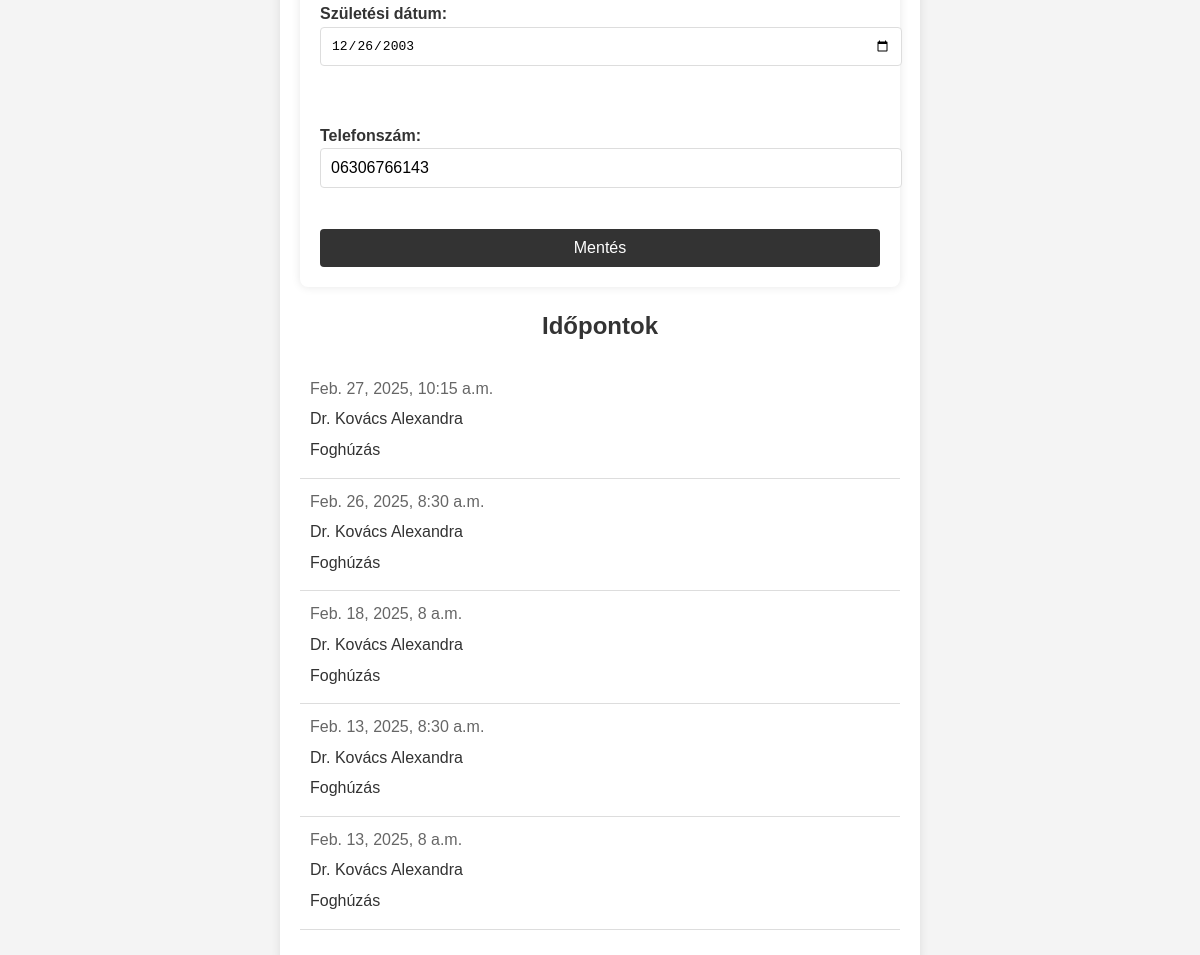
Page /profile/ (signed in, middle part) on the earlier database version.
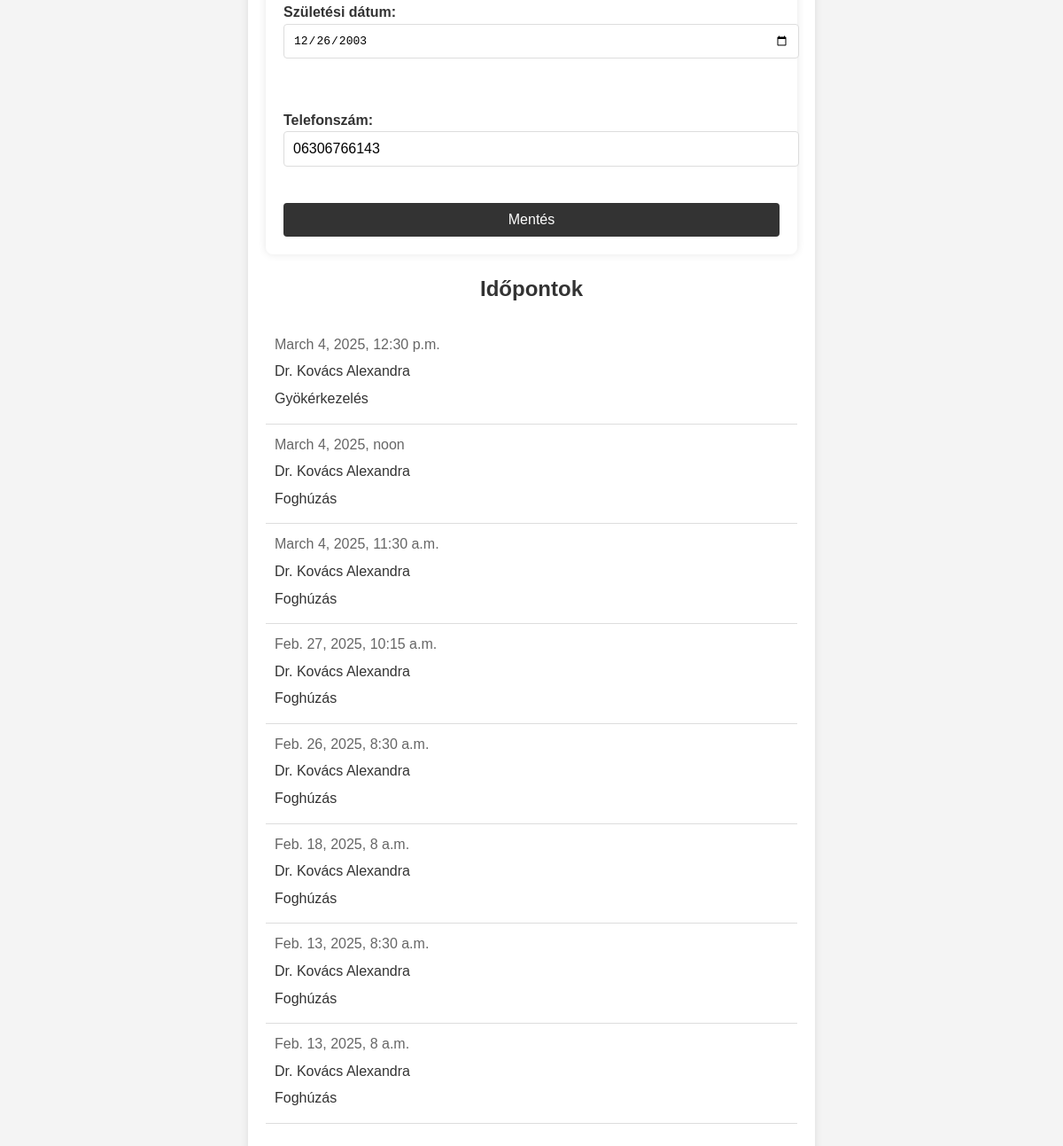
Same page on the later database version.
### rendeloweboldal/models.py (models this page shows, shortened)
class Patient(models.Model):
    id = models.CharField(max_length=64, primary_key=True)  # same as RendeloUser.id
    name = models.CharField(max_length=255)  # FHIR 'name' field
    gender = models.CharField(max_length=10, choices=[('male', 'Male'), ('female', 'Female')])
    birthDate = models.DateField(null=True, blank=True)  # FHIR 'birthDate' field
    telecom = models.CharField(max_length=255, null=True, blank=True)  # FHIR 'telecom' field for contact details

class Appointment(models.Model):
    id = models.UUIDField(primary_key=True, default=uuid4, editable=False)  # FHIR resource identifier
    patient = models.CharField(max_length=64, null=True, blank=True)  # Az időpontot foglaló páciens azonosítója
    practitioner = models.ForeignKey(Doctor, on_delete=models.CASCADE)  # Link to Practitioner resource
    treatment = models.ForeignKey(Treatment, on_delete=models.SET_NULL, null=True, blank=True)  # Link to Treatment
    start = models.DateTimeField()  # Kezdési időpont
    end = models.DateTimeField()  # Befejezési időpont
    status = models.CharField(max_length=64, null=True, blank=True)  # Időpont státusza (pl. foglalt, elérhető)
    custom_description = models.TextField(null=True, blank=True)  # Egyéb információk

class Doctor(models.Model):
    id = models.CharField(max_length=64, primary_key=True)  # FHIR resource identifier
    name = models.CharField(max_length=255)
    photo = models.ImageField(upload_to='doctor_pictures/', null=True, blank=True)  # FHIR 'photo' field
    qualification = models.TextField(null=True, blank=True)  # FHIR 'qualification' field

class Treatment(models.Model):
    id = models.UUIDField(primary_key=True, default=uuid4, editable=False)  # FHIR resource identifier
    name = models.CharField(max_length=255)  # FHIR 'name' field
    description = models.TextField()  # FHIR 'description' field
    duration = models.DurationField(null=True, blank=True)  # Kezelés hossza (opcionális)
    price = models.DecimalField(max_digits=10, decimal_places=0)  # Ár

### rendeloweboldal/views.py (the view)
# urls.py: path('profile/', views.profile_view, name='profile'),
@login_required
def profile_view(request):
    user = request.user
    patient_form = None
    doctor_form = None
    if user.is_superuser:
        patient_form = None
    elif user.is_staff:
        doctor = get_object_or_404(Doctor, id=user.id)
        doctor_form = DoctorForm(request.POST or None, request.FILES or None, instance=doctor)
    else:
        try:
            patient = get_object_or_404(Patient, id=user.id)
            patient_form = PatientForm(request.POST or None, instance=patient)
        except Patient.DoesNotExist:
            patient_form = None
    if request.method == 'POST':
        form = ProfileForm(request.POST, request.FILES, instance=user)
        if form.is_valid():
            user = form.save(commit=False)
            if form.cleaned_data['password1']:
                user.set_password(form.cleaned_data['password1'])
            user.save()
            if patient_form and patient_form.is_valid():
                patient_form.save()
            if doctor_form and doctor_form.is_valid():
                doctor_form.save()
            update_session_auth_hash(request, user)
            messages.success(request, "A profilja sikeresen frissítve lett.")
            logger.info("Profile updated successfully")
            return redirect('profile')
        else:
            logger.error("Profile form is not valid: %s", form.errors)
    else:
        form = ProfileForm(instance=user)
    appointments = Appointment.objects.filter(patient=user.id, status='booked').order_by('-start') if not user.is_superuser and not hasattr(user, 'doctor') else None
    now = timezone.now()
    return render(request, 'profile.html', {'form': form, 'patient_form': patient_form, 'doctor_form': doctor_form, 'appointments': appointments, 'now': now})

### rendeloweboldal/forms.py (shortened to what this page needs)
class ProfileForm(forms.ModelForm):
    password1 = forms.CharField(widget=forms.PasswordInput, label='Új jelszó', required=False)
    password2 = forms.CharField(widget=forms.PasswordInput, label='Új jelszó megerősítése', required=False)
    class Meta:
        model = RendeloUser
        fields = ['username', 'email', 'password1', 'password2']
    username = forms.CharField(
        max_length=255,
        label='Felhasználónév',
        validators=[RegexValidator(
            regex=r'^[\w.@+\-_]+$',
            message='Enter a valid username. This value may contain only letters, numbers, and @/./+/-/_ characters.'
        )]
    )
    email = forms.EmailField(label='Email cím', widget=forms.EmailInput(attrs={'style': 'width: 100%;'}))

class PatientForm(forms.ModelForm):
    class Meta:
        model = Patient
        fields = ['name', 'gender', 'birthDate', 'telecom']
    name = forms.CharField(max_length=255, label='Teljes név')
    gender = forms.ChoiceField(choices=[('male', 'Férfi'), ('female', 'Nő')], label='Nem')
    birthDate = forms.DateField(widget=forms.DateInput(attrs={'type': 'date'}), label='Születési dátum')
    telecom = forms.CharField(max_length=255, label='Telefonszám', required=False)

### rendeloweboldal/templates/profile.html (shortened to what this page needs)
{% extends "base.html" %}
{% load static %}
{% block content %}
<section class="profile">
    <form method="post" enctype="multipart/form-data" onsubmit="return validatePasswords()">
        {% if patient_form %}
            {{ patient_form.as_p }}
        {% endif %}
        <button type="submit">Mentés</button>
    </form>
    {% if not user.is_superuser and not user.is_staff %}
        <h2>Időpontok</h2>
        {% if appointments %}
            <ul class="appointments-list">
                {% for appointment in appointments %}
                    <li class="appointment-item">
                        <div class="appointment-details">
                            <span class="appointment-time">{{ appointment.start }}</span>
                            <span class="appointment-practitioner">{{ appointment.practitioner.name }}</span>
                            <span class="appointment-treatment">{{ appointment.treatment.name }}</span>
                        </div>
                    </li>
                {% endfor %}
            </ul>
        {% else %}
            <p>Nincsenek lefoglalt időpontjai.</p>
        {% endif %}
    {% endif %}
</section>
{% endblock %}

### rendeloweboldal/templates/base.html (shortened to what this page needs)
{% load static %}
<!DOCTYPE html>
<html lang="hu">
<head>
    <link rel="stylesheet" href="{% static 'css/style.css' %}">
    <link rel="stylesheet" id="color-scheme" href="{% static 'css/colors_light.css' %}">
</head>
<body>
    <main>
        {% block content %}{% endblock %}
    </main>
</body>
</html>

### rendeloweboldal/static/Css/style.css (style rules this page uses)
body { font-family: Arial, sans-serif; line-height: 1.6; margin: 0; padding: 0; background-color: #f4f4f4; }
main { padding: 20px; }
form { background-color: white; padding: 20px; margin-bottom: 20px; border-radius: 8px; box-shadow: 0 0 10px rgba(0, 0, 0, 0.1); }
form label { font-weight: bold; }
form input, form select, form textarea { padding: 10px; border: 1px solid #ddd; border-radius: 4px; font-size: 1em; width: 100%; margin-bottom: 10px; }
form button { padding: 10px 20px; border: none; border-radius: 4px; background-color: #333; color: white; font-size: 1em; cursor: pointer; transition: background-color 0.3s; }
section.profile { padding: 20px; margin: 20px auto; border-radius: 8px; box-shadow: 0 0 10px rgba(0, 0, 0, 0.1); max-width: 600px; }
section.profile h2 { text-align: center; }
section.profile form { display: flex; flex-direction: column; gap: 15px; }
section.profile label { font-weight: bold; }
section.profile input, section.profile select, section.profile textarea { padding: 10px; border: 1px solid #ddd; border-radius: 4px; font-size: 1em; width: 100%; margin-bottom: 10px; }
section.profile button { padding: 10px 20px; border: none; border-radius: 4px; background-color: #333; color: white; font-size: 1em; cursor: pointer; transition: background-color 0.3s; }
.appointments-list { list-style-type: none; padding: 0; }
.appointment-item { display: flex; justify-content: space-between; align-items: center; padding: 10px; border-bottom: 1px solid #ddd; flex-wrap: nowrap; }
.appointment-details { display: flex; flex-direction: column; flex-grow: 1; margin-right: 10px; }
.appointment-time, .appointment-practitioner, .appointment-treatment { margin-bottom: 5px; }
button { padding: 10px 20px; border: none; border-radius: 4px; background-color: #333; color: white; font-size: 1em; cursor: pointer; transition: background-color 0.3s; }
.appointment-time { font-size: 1em; color: #666; }

### rendeloweboldal/static/Css/colors_light.css (style rules this page uses)
body, header { background-color: #f4f4f4; color: #333; }
form, .intro, .pricing, .appointments, .appointment, .patient-detail, .working-hours-form, .info-message, .profile, .admin { background-color: white; color: #333; }
.button, .button-like, button, .add-button, .edit-button, .delete-button, .cancel-button, .dialog-box button { background-color: #333; color: white; }
section.profile { background-color: white; color: #333; }

Differences in the rows shown:
added Appointment: start "March 4, 2025, 12:30 p.m.", practitioner.name "Dr. Kovács Alexandra", treatment.name "Gyökérkezelés"
added Appointment: start "March 4, 2025, noon", practitioner.name "Dr. Kovács Alexandra", treatment.name "Foghúzás"
added Appointment: start "March 4, 2025, 11:30 a.m.", practitioner.name "Dr. Kovács Alexandra", treatment.name "Foghúzás"
